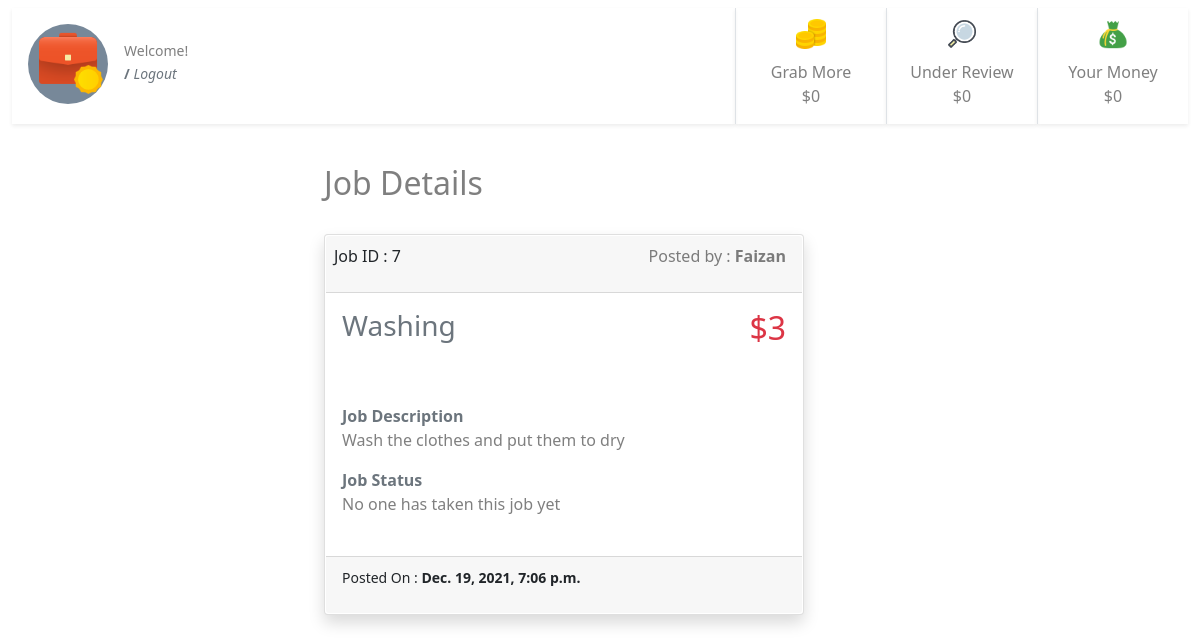
Page /7/ (signed in) on the earlier database version.
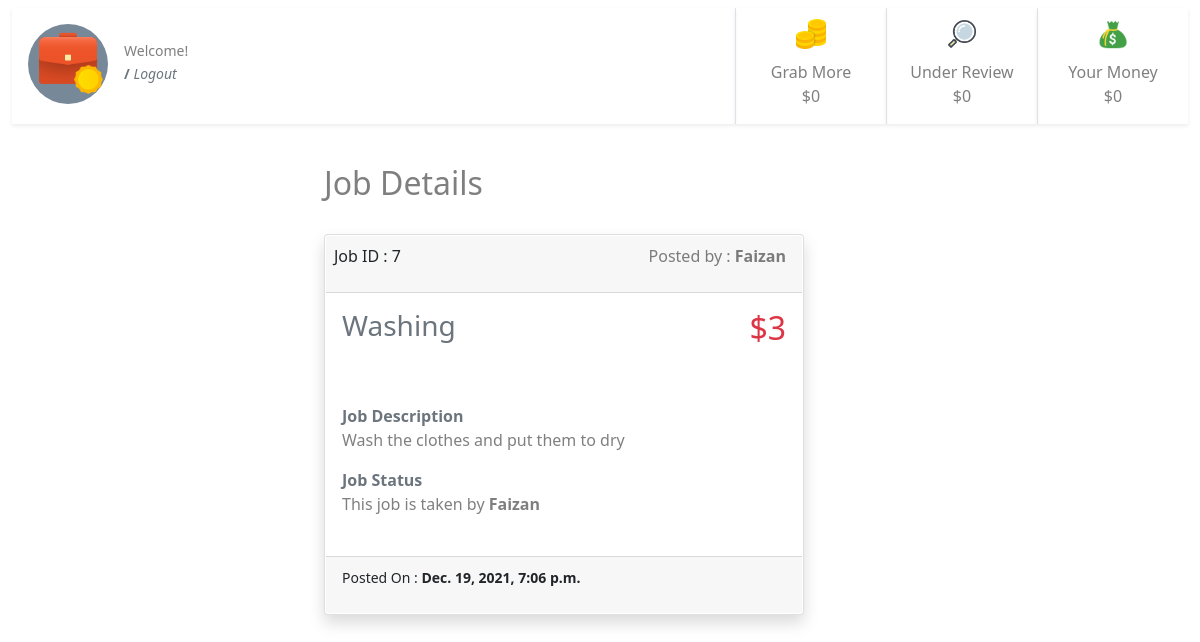
Same page on the later database version.
### jobs/models.py (models this page shows, shortened)
class JobPost(models.Model):
    job_title = models.CharField(max_length=200)
    publish_date = models.DateTimeField('date published')
    job_detail = models.CharField(max_length=200)
    job_price = models.IntegerField(default=0)
    job_taken = models.BooleanField(default=False)
    job_under_review = models.BooleanField(default=False)
    job_passed_review = models.BooleanField(default=False)
    job_taken_date = models.DateTimeField('date job taken', null=True, blank=True)
    job_done = models.BooleanField(default=False)
    job_done_date = models.DateTimeField('date job completed', null=True, blank=True)
    job_taker = models.ForeignKey(User, on_delete=models.CASCADE, null=True, blank=True, related_name='job_user')
    job_creator = models.ForeignKey(User, on_delete=models.CASCADE, null=True, blank=True, related_name='job_author')

### jobs/views.py (the view)
# urls.py: path('<int:pk>/', views.detail, name='detail'),
@login_required
def detail(request, pk):
    print(pk)
    detail = get_object_or_404(JobPost, pk=pk)
    template = loader.get_template('jobs/detail.html')
    if request.user == 'AnonymousUser':
        usr = "None"
    else:
        usr = request.user
    context = {
    'detail': detail,
    'user': usr,
     }
    return HttpResponse(template.render(context, request))

### jobs/templates/jobs/detail.html (shortened to what the changed rows need)
{% extends "jobs/base.html" %} {% block user %} {{user.first_name}} {{user.last_name}} {% endblock user %} {% block detail %} {% load static %}
<div class="container-fluid">
    {% if detail %}
    <div class="row justify-content-center">
        <div class="col-6 ">
            <h2 class="py-4 text-start text-black-50">Job Details</h2>
            <div class="card mb-4 shadow " style="width: 30rem;">
                <a class="btn p-0" href="../" style="width: 100%;">
                    <div class="card-body p-0">
                        <div class="card-header d-flex ps-2 m-0 bg-gray  justify-content-between">
                            Job ID : {{detail.id}}
                            <p class="text-black-50 ">Posted by : <strong>{{detail.job_creator.first_name}}</strong> </p>
                        </div>
                        <div class="d-flex justify-content-between">
                            <h3 class="card-title p-3 text-secondary">{{ detail.job_title }}</h3>
                            <h2 class="text-danger p-3">${{detail.job_price}}</h2>
                        </div>
                        <div class="p-3 text-start">
                            <strong class="text-secondary">Job Description</strong>
                            <p class="text-black-50">{{detail.job_detail}}</p>
                            <strong class="text-secondary">Job Status</strong> {% if detail.job_done %}
                            <p class="text-black-50">This job is done by <strong>{{detail.job_taker.first_name}}</strong> </p>
                            {% elif detail.job_taken %}
                            <p class="text-black-50">This job is taken by <strong>{{detail.job_taker.first_name}}</strong> </p>
                            {% else %}
                            <p class="text-black-50">No one has taken this job yet</p>
                            {% endif %}
                        </div>
                    </div>
                    <div class="card-footer bg-gray mt-2 text-dark-50 text-start">
                        <p><small class="card-text ">Posted On : <strong>{{detail.publish_date}}</strong></small></p>
                    </div>
                </a>
            </div>
        </div>
    </div>
    {% else %}
    <div class="card-body">
        <h2 class="card-title">No data available.</h2>
    </div>
    {% endif %}
</div>
{% endblock detail %}

Differences in the rows shown:
changed JobPost "Washing": job_taken False → True (drawn); job_taker.first_name (not shown) → "Faizan"
Other differences:
text no longer shown: "No one has taken this job yet"
text now shown: "This job is taken by"
